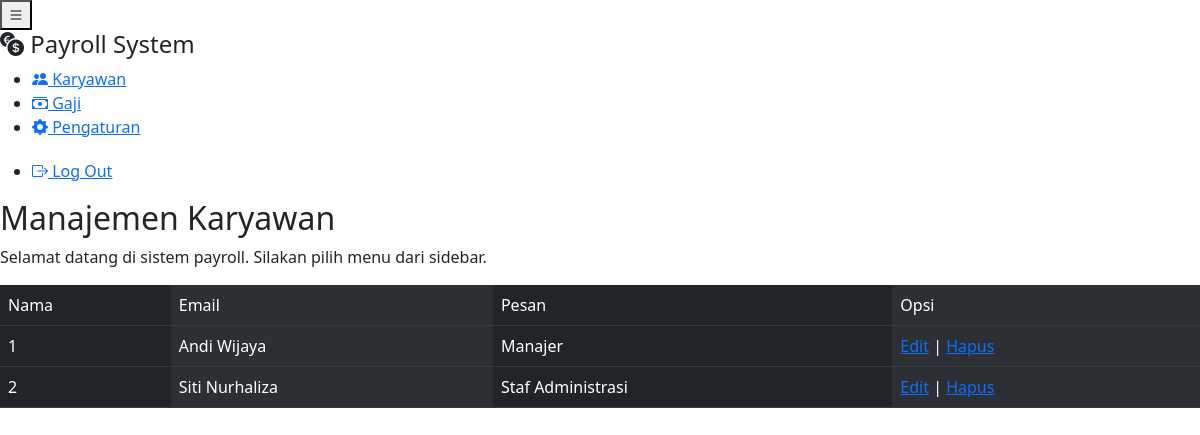
Page /karyawan.php on the committed database.
### tables this page shows
CREATE TABLE `karyawan` (
  `id_karyawan` int(11) NOT NULL,
  `nama` varchar(30) NOT NULL,
  `jabatan` varchar(30) NOT NULL
);

### karyawan.php (the view, shortened to what this page needs)
<!DOCTYPE html>
<html lang="id">
<head>
    <link href="https://cdn.jsdelivr.net/npm/bootstrap@5.3.0/dist/css/bootstrap.min.css" rel="stylesheet">
    <link rel="stylesheet" href="https://cdn.jsdelivr.net/npm/bootstrap-icons@1.10.0/font/bootstrap-icons.css">
    <link rel="stylesheet" href="index.css">
</head>
<body>
    <button class="sidebar-toggle" id="sidebarToggle">
        <i class="bi bi-list"></i>
    </button>
        <div class="sidebar" id="sidebar">
        <div class="sidebar-header">
            <h4><i class="bi bi-currency-exchange"></i> Payroll System</h4>
        </div>
        <ul class="sidebar-menu">
            <li class="menu-item">
                <a href="#karyawan" class="menu-link active" id="karyawanTab">
                    <i class="bi bi-people-fill menu-icon"></i>
                    <span>Karyawan</span>
                </a>
            </li>
            <li class="menu-item">
                <a href="#gaji" class="menu-link" id="gajiTab">
                    <i class="bi bi-cash-stack menu-icon"></i>
                    <span>Gaji</span>
                </a>
            </li>
            <li class="menu-item">
                <a href="#pengaturan" class="menu-link" id="pengaturanTab">
                    <i class="bi bi-gear-fill menu-icon"></i>
                    <span>Pengaturan</span>
                </a>
            </li>
            <li class="menu-item" style="margin-top: 20px;">
                <a href="#logout" class="menu-link" id="logoutTab">
                    <i class="bi bi-box-arrow-right menu-icon"></i>
                    <span>Log Out</span>
                </a>
            </li>
        </ul>
    </div>
    <div class="main-content" id="mainContent">
        <h2 id="contentTitle">Manajemen Karyawan</h2>
        <div id="contentArea">
            <p>Selamat datang di sistem payroll. Silakan pilih menu dari sidebar.</p>
        </div>
    </div>
     <table class="table table-dark table-striped-columns">
        <tr>
            <td>Nama</td>
            <td>Email</td>
            <td>Pesan</td>
            <td>Opsi</td>
        </tr>
        <?php
            include 'koneksi.php';
            $query = mysqli_query($konek, "select * from karyawan");
            while($data = mysqli_fetch_array($query)){
        ?>
            <tr>
                <td><?=htmlspecialchars($data['id_karyawan'])?></td>
                <td><?=htmlspecialchars($data['nama'])?></td>
                <td><?=htmlspecialchars($data['jabatan'])?></td>
                <td>
                    <a href="edit.php?id_karyawan=<?=$data['id_karyawan']?>">Edit</a> | <a href="hapus.php?id_karyawan=<?=$data['id_karyawan']?>">Hapus</a>
                </td>
            </tr>
        <?php
            }
        ?>
    </table>
</body>
</html>

### rows in the picture
karyawan: id_karyawan "1", nama "Andi Wijaya", jabatan "Manajer"
karyawan: id_karyawan "2", nama "Siti Nurhaliza", jabatan "Staf Administrasi"
